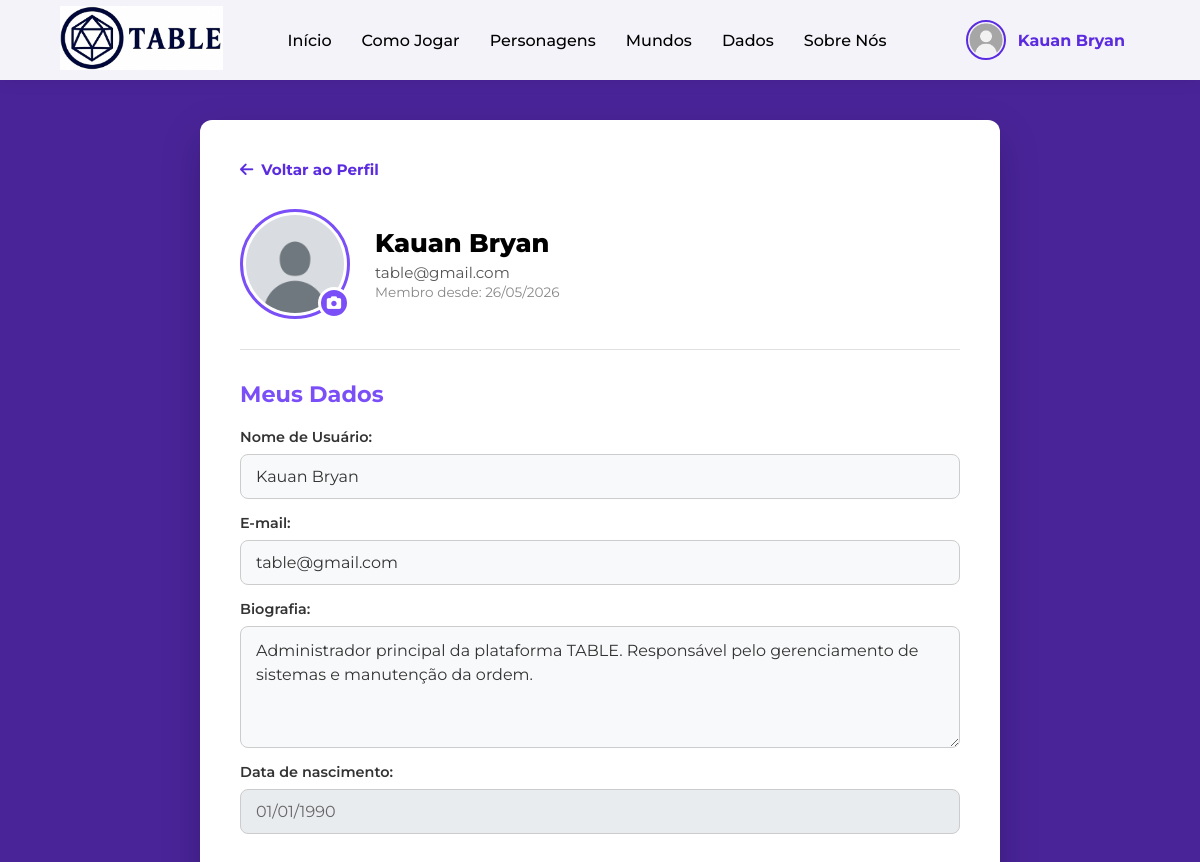
/pages/editar-perfil.php (signed in, upper part), run on an earlier commit of the app's database.
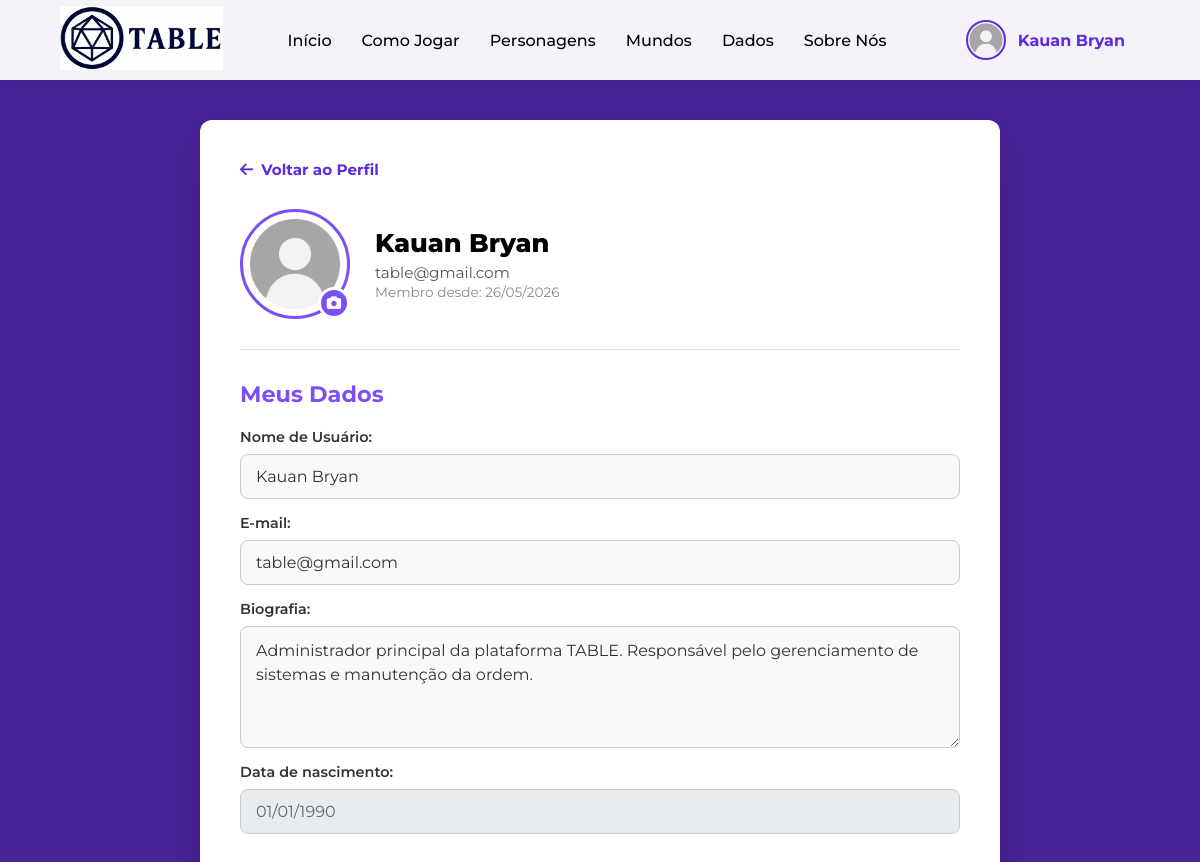
And on a later commit of the database.
### tables this page shows
CREATE TABLE tb_usuario (
    id_usuario      INT            NOT NULL AUTO_INCREMENT,
    nm_exibicao     VARCHAR(70)    DEFAULT NULL,        
    nm_usuario      VARCHAR(70)    NOT NULL,            
    ds_email        VARCHAR(100)   NOT NULL,
    ds_senha        VARCHAR(255)   NOT NULL,            
    dt_nascimento   DATE           DEFAULT NULL,
    tp_cargo        ENUM('jogador','mestre','admin') NOT NULL DEFAULT 'jogador',
    ds_foto         VARCHAR(300)   NOT NULL DEFAULT '../img/uploads/perfil/avatar.png',
    ds_bio          VARCHAR(500)   DEFAULT NULL,
    dt_cadastro     DATETIME       NOT NULL DEFAULT CURRENT_TIMESTAMP,
    dt_atualizacao  DATETIME       DEFAULT NULL ON UPDATE CURRENT_TIMESTAMP,
    fl_ativo        TINYINT(1)     NOT NULL DEFAULT 1,  
    CONSTRAINT pk_usuario PRIMARY KEY (id_usuario),
    CONSTRAINT uq_usuario_email UNIQUE (ds_email)
);

### pages/editar-perfil.php (the view, shortened to what this page needs)
<?php
require_once '../app/config/database.php';
$conn = Database::getConexao();
try {
    $stmt = $conn->prepare("
        SELECT id_usuario, nm_usuario, ds_email, dt_nascimento, dt_cadastro, tp_cargo, ds_foto, ds_bio
        FROM tb_usuario
        WHERE id_usuario = :id
        LIMIT 1
    ");
    $stmt->execute([':id' => $_SESSION['usuario']['id']]);
    $usuario = $stmt->fetch(PDO::FETCH_ASSOC);
} catch (PDOException $e) {
    $erro = "Erro ao carregar seus dados.";
    $usuario = $_SESSION['usuario'];
}
$fotoPerfil = (!empty($usuario['ds_foto']) && realpath(__DIR__ . '/' . $usuario['ds_foto']) !== false) ? $usuario['ds_foto'] : '../img/uploads/perfil/avatar.png';
$fotoNavbar = (!empty($_SESSION['usuario']['foto']) && realpath(__DIR__ . '/' . $_SESSION['usuario']['foto']) !== false) ? $_SESSION['usuario']['foto'] : '../img/uploads/perfil/avatar.png';
?>
<!DOCTYPE html>
<html lang="pt-BR">
<head>
    <link rel="stylesheet" href="https://cdnjs.cloudflare.com/ajax/libs/font-awesome/6.5.2/css/all.min.css">
    <link rel="stylesheet" href="../css/nav-footer.css">
    <link rel="stylesheet" href="../css/editar-perfil.css">
</head>
<body class="pagina-edicao">
    <header>
        <div class="logotipo">
            <a href="index.php"><img src="../img/logo_horizontal.png" alt="Logo TABLE"></a>
        </div>
        <nav>
            <ul>
                <li><a href="index.php">Início</a></li>
                <li><a href="cm-jogar.php">Como Jogar</a></li>
                <li><a href="<?php echo isset($_SESSION['usuario']) ? 'perfil.php' : 'login.php'; ?>">Personagens</a>
                </li>
                <li><a href="criar-mapa.php">Mundos</a></li>
                <li><a href="rolagem-de-dados.php">Dados</a></li>
                <li><a href="sobre-nos.php">Sobre Nós</a></li>
            </ul>
        </nav>
        <?php if (isset($_SESSION['usuario'])): ?>
            <div class="usuario-logado-nav" id="nav-logado" onclick="window.location.href='perfil.php'"
                title="Ir para o Perfil">
                <img src="<?= htmlspecialchars($fotoNavbar) ?>"
                    alt="Avatar Navbar" class="avatar-nav">
                <span class="nome-nav"><?= htmlspecialchars($_SESSION['usuario']['nome']) ?></span>
            </div>
        <?php endif; ?>
    </header>
    <main class="container-principal-edicao">
        <div class="cartao-edicao">
            <a href="perfil.php" class="link-voltar">
                <i class="fas fa-arrow-left"></i> Voltar ao Perfil
            </a>
            <div class="cabecalho-edicao">
                <div class="foto-container" onclick="document.getElementById('input-foto').click()"
                    style="cursor:pointer;" title="Clique para mudar a foto">
                    <img src="<?= htmlspecialchars($fotoPerfil) ?>"
                        alt="Foto de perfil" class="foto-perfil">
                    <div class="icone-camera">
                        <i class="fas fa-camera"></i>
                    </div>
                </div>
                <div class="info-usuario">
                    <h2><?= htmlspecialchars($usuario['nm_usuario']) ?></h2>
                    <p><?= htmlspecialchars($usuario['ds_email']) ?></p>
                    <p class="membro-desde">
                        Membro desde:
                        <?= $usuario['dt_cadastro'] ? date('d/m/Y', strtotime($usuario['dt_cadastro'])) : 'Não informado' ?>
                    </p>
                </div>
            </div>
            <hr class="divisor">
            <section>
                <h3 class="titulo-roxo">Meus Dados</h3>
                <form class="formulario-edicao" method="POST">
                    <div class="campo-edicao">
                        <label for="input-nome">Nome de Usuário:</label>
                        <input type="text" id="input-nome" name="nome"
                            value="<?= htmlspecialchars($usuario['nm_usuario']) ?>" required>
                    </div>
                    <div class="campo-edicao">
                        <label for="input-email">E-mail:</label>
                        <input type="email" id="input-email" name="email"
                            value="<?= htmlspecialchars($usuario['ds_email']) ?>" required>
                    </div>
                    <div class="campo-edicao">
                        <label for="input-bio">Biografia:</label>
                        <textarea id="input-bio" name="bio" rows="4" placeholder="Conte um pouco sobre você..."><?= htmlspecialchars($usuario['ds_bio'] ?? '') ?></textarea>
                    </div>
                    <div class="campo-edicao">
                        <label for="input-data">Data de nascimento:</label>
                        <input type="text" id="input-data"
                            value="<?= $usuario['dt_nascimento'] ? date('d/m/Y', strtotime($usuario['dt_nascimento'])) : 'Não cadastrada' ?>"
                            disabled>
                    </div>
                </form>
            </section>
        </div>
    </main>
</body>
</html>

### css/nav-footer.css (style rules this page uses)
:root { --fundo-pagina-inicio: #492499; --fundo-pagina-fim: #190e35; --fundo-cartao: #ffffff; --fundo-cartao-escuro: #1F1A2C; --borda-escura: #4a4063; --cor-primaria: #5b2be0; --cor-primaria-hover: #7b4ff7; --cor-texto-suave: #ccc; --cor-destaque-claro: #9d7aff; }
html { scroll-behavior: smooth; }
* { margin: 0; padding: 0; box-sizing: border-box; font-family: "Montserrat", sans-serif !important; }
header { width: 100%; display: flex; justify-content: space-between; align-items: center; background-color: rgba(255, 255, 255, 0.95); backdrop-filter: blur(10px); padding: 0 5%; height: 80px; box-shadow: 0 2px 15px rgba(0, 0, 0, 0.08); position: fixed; top: 0; left: 0; z-index: 1000; }
.logotipo img { height: 65px; object-fit: contain; transition: transform 0.3s ease; }
nav ul { display: flex; list-style: none; gap: 30px; }
nav a { position: relative; text-decoration: none; color: #000; font-weight: 500; transition: all 0.3s ease; }
nav a::after { content: ""; position: absolute; left: 0; bottom: -5px; width: 0%; height: 2px; background: linear-gradient(90deg, var(--cor-primaria), var(--cor-destaque-claro)); transition: width 0.3s ease; }
.fas, .fa-solid { font-family: "Font Awesome 6 Free" !important; font-weight: 900 !important; }
.usuario-logado-nav { display: flex; align-items: center; gap: 12px; cursor: pointer; padding: 5px 15px; border-radius: 30px; transition: background 0.3s ease; }
.avatar-nav { width: 40px; height: 40px; border-radius: 50%; object-fit: cover; border: 2px solid var(--cor-primaria); }
.nome-nav { font-weight: 700; color: var(--cor-primaria); font-size: 1rem; }

### css/editar-perfil.css (style rules this page uses)
body.pagina-edicao { background-color: #492499; min-height: 100vh; display: flex; flex-direction: column; margin: 0; font-family: "Montserrat", sans-serif; }
.container-principal-edicao { flex: 1; display: flex; justify-content: center; align-items: flex-start; padding: 120px 20px 60px 20px; }
.cartao-edicao { background-color: #ffffff; width: 100%; max-width: 800px; border-radius: 12px; padding: 40px; box-shadow: 0 15px 40px rgba(0, 0, 0, 0.2); color: #333; }
.link-voltar { display: inline-flex; align-items: center; gap: 8px; color: #5b2be0; text-decoration: none; font-weight: 700; font-size: 0.95rem; margin-bottom: 30px; transition: color 0.2s; }
.cabecalho-edicao { display: flex; align-items: center; gap: 25px; margin-bottom: 30px; }
.foto-container { position: relative; width: 110px; height: 110px; }
.foto-perfil { width: 100%; height: 100%; border-radius: 50%; object-fit: cover; border: 3px solid #7b4ff7; padding: 3px; }
.icone-camera { position: absolute; bottom: 0; right: 0; background-color: #7b4ff7; color: white; width: 32px; height: 32px; border-radius: 50%; display: flex; justify-content: center; align-items: center; font-size: 0.9rem; border: 3px solid #ffffff; cursor: pointer; }
.info-usuario h2 { font-size: 1.6rem; font-weight: 800; margin: 0 0 5px 0; color: #000; }
.info-usuario p { margin: 2px 0; font-size: 0.95rem; color: #555; }
.membro-desde { color: #888 !important; font-size: 0.85rem !important; }
.divisor { border: none; border-top: 1px solid #e0e0e0; margin: 30px 0; }
.titulo-roxo { color: #7b4ff7; font-size: 1.4rem; font-weight: 700; margin-top: 0; margin-bottom: 20px; }
.formulario-edicao { display: flex; flex-direction: column; gap: 15px; }
.campo-edicao label { display: block; font-size: 0.9rem; font-weight: 600; margin-bottom: 8px; color: #333; }
.campo-edicao input { width: 100%; padding: 12px 15px; border: 1px solid #ccc; border-radius: 8px; background-color: #f8f9fa; font-size: 1rem; color: #333; font-family: inherit; transition: border-color 0.3s; }
.campo-edicao textarea { width: 100% !important; padding: 12px 15px !important; border: 1px solid #ccc !important; border-radius: 8px !important; background-color: #f8f9fa !important; font-size: 1rem !important; color: #333 !important; font-family: inherit !important; transition: all 0.3s ease !important; resize: vertical !important; min-height: 100px !important; line-height: 1.5 !important; box-sizing: border-box !important; display: block !important; }
.campo-edicao input:disabled { background-color: #e9ecef; color: #666; cursor: not-allowed; }

What changed in the data, as far as the page shows it:
changed tb_usuario "Kauan Bryan": ds_foto: picture removed, a placeholder shows
